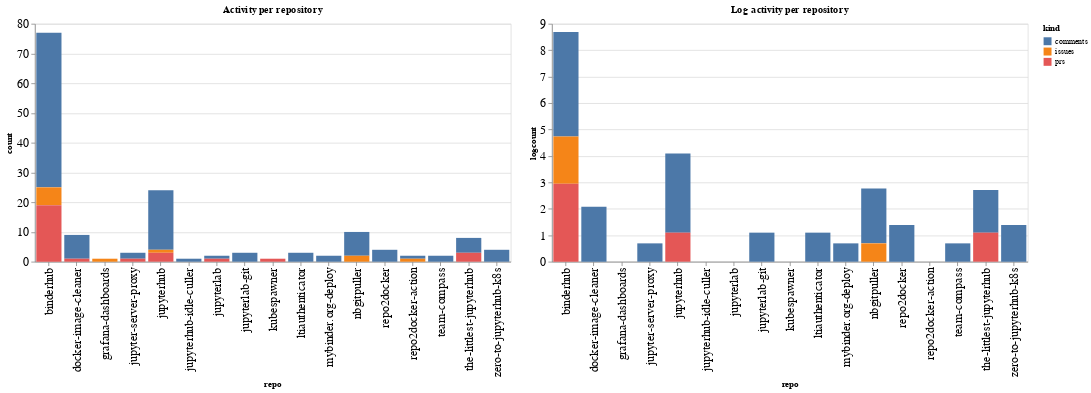

This figure's notebook cell:
### Code cell
ch1 = alt.Chart(repo_summaries, width=600, title="Activity per repository").mark_bar().encode(
    x='repo',
    y='count',
    color='kind',
    tooltip="kind"
)

ch2 = alt.Chart(repo_summaries, width=600, title="Log activity per repository").mark_bar().encode(
    x='repo',
    y='logcount',
    color='kind',
    tooltip="kind"
)

ch1 | ch2

### Figure 1 — Vega-Lite specification as saved in the notebook (floating-point values rounded to 4 significant figures)
{"config": {"axisLeft": {"labelFontSize": 15}, "axisBottom": {"labelFontSize": 15}}, "hconcat": [{"mark": "bar", "encoding": {"color": {"type": "nominal", "field": "kind"}, "tooltip": {"type": "nominal", "field": "kind"}, "x": {"type": "nominal", "field": "repo"}, "y": {"type": "quantitative", "field": "count"}}, "title": "Activity per repository", "width": 600}, {"mark": "bar", "encoding": {"color": {"type": "nominal", "field": "kind"}, "tooltip": {"type": "nominal", "field": "kind"}, "x": {"type": "nominal", "field": "repo"}, "y": {"type": "quantitative", "field": "logcount"}}, "title": "Log activity per repository", "width": 600}], "data": {"name": "data-6889726759836658f2794e7dddd1c8b2"}, "$schema": "https://vega.github.io/schema/vega-lite/v4.8.1.json", "datasets": {"data-6889726759836658f2794e7dddd1c8b2": [{"repo": "binderhub", "kind": "comments", "count": 52, "logcount": 3.951}, {"repo": "binderhub", "kind": "issues", "count": 6, "logcount": 1.792}, {"repo": "binderhub", "kind": "prs", "count": 19, "logcount": 2.944}, {"repo": "docker-image-cleaner", "kind": "comments", "count": 8, "logcount": 2.079}, {"repo": "docker-image-cleaner", "kind": "prs", "count": 1, "logcount": 0.0}, {"repo": "grafana-dashboards", "kind": "issues", "count": 1, "logcount": 0.0}, {"repo": "jupyter-server-proxy", "kind": "comments", "count": 2, "logcount": 0.6931}, {"repo": "jupyter-server-proxy", "kind": "prs", "count": 1, "logcount": 0.0}, {"repo": "jupyterhub", "kind": "comments", "count": 20, "logcount": 2.996}, {"repo": "jupyterhub", "kind": "issues", "count": 1, "logcount": 0.0}, {"repo": "jupyterhub", "kind": "prs", "count": 3, "logcount": 1.099}, {"repo": "jupyterhub-idle-culler", "kind": "comments", "count": 1, "logcount": 0.0}, {"repo": "jupyterlab", "kind": "comments", "count": 1, "logcount": 0.0}, {"repo": "jupyterlab", "kind": "prs", "count": 1, "logcount": 0.0}, {"repo": "jupyterlab-git", "kind": "comments", "count": 3, "logcount": 1.099}, {"repo": "kubespawner", "kind": "prs", "count": 1, "logcount": 0.0}, {"repo": "ltiauthenticator", "kind": "comments", "count": 3, "logcount": 1.099}, {"repo": "mybinder.org-deploy", "kind": "comments", "count": 2, "logcount": 0.6931}, {"repo": "nbgitpuller", "kind": "comments", "count": 8, "logcount": 2.079}, {"repo": "nbgitpuller", "kind": "issues", "count": 2, "logcount": 0.6931}, {"repo": "repo2docker", "kind": "comments", "count": 4, "logcount": 1.386}, {"repo": "repo2docker-action", "kind": "comments", "count": 1, "logcount": 0.0}, {"repo": "repo2docker-action", "kind": "issues", "count": 1, "logcount": 0.0}, {"repo": "team-compass", "kind": "comments", "count": 2, "logcount": 0.6931}, {"repo": "the-littlest-jupyterhub", "kind": "comments", "count": 5, "logcount": 1.609}, {"repo": "the-littlest-jupyterhub", "kind": "prs", "count": 3, "logcount": 1.099}, {"repo": "zero-to-jupyterhub-k8s", "kind": "comments", "count": 4, "logcount": 1.386}]}}
